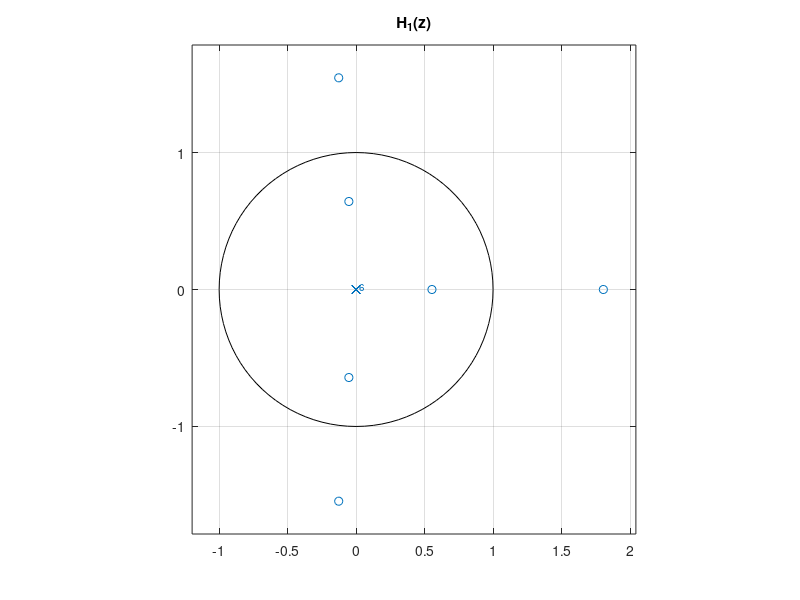
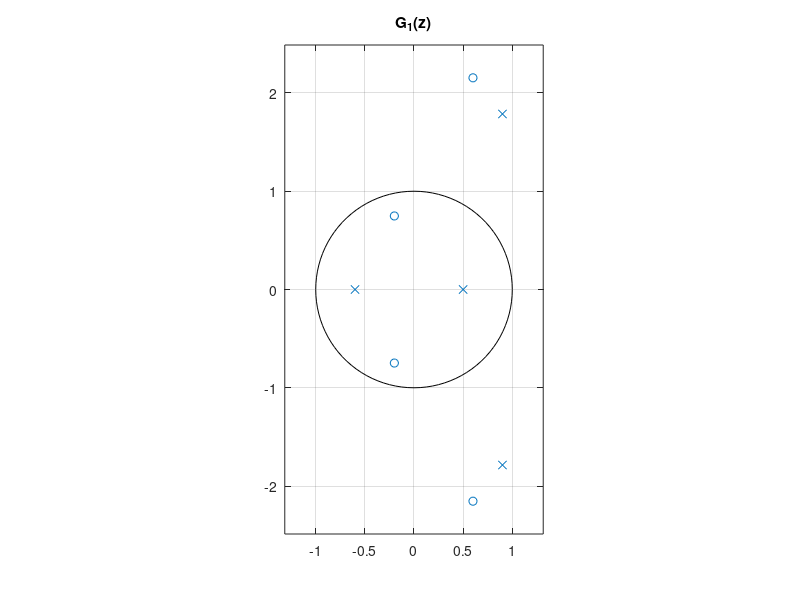
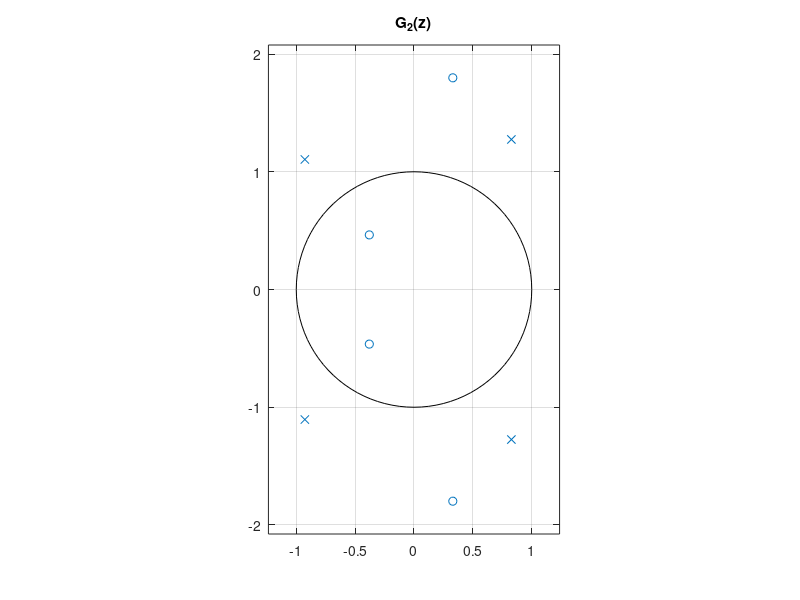

Reproduce these figures in MATLAB, in order.
p1=[-1 2 -3 6 -3 2 -1];
d1=[1 0 0 0 0 0 0];
p2=[3 -2.4 15.36 3.84 9];
d2=[5 -8.5 17.6 4.7 -6];
p3=[2 0.2 6.4 4.6 2.4];
d3=[5 1 6.6 4.2 24];


zeros1=roots(p1);
poles1=roots(d1);
display(zeros1);
display(poles1);

zeros2=roots(p2);
poles2=roots(d2);
display(zeros2);
display(poles2);

zeros3=roots(p3);
poles3=roots(d3);
display(zeros3);
display(poles3);


figure(1)
zplane(zeros1,poles1)
title('H_1(z)')

figure(2)
zplane(zeros2,poles2)
title('G_1(z)')

figure(3)
zplane(zeros3,poles3)
title('G_2(z)')